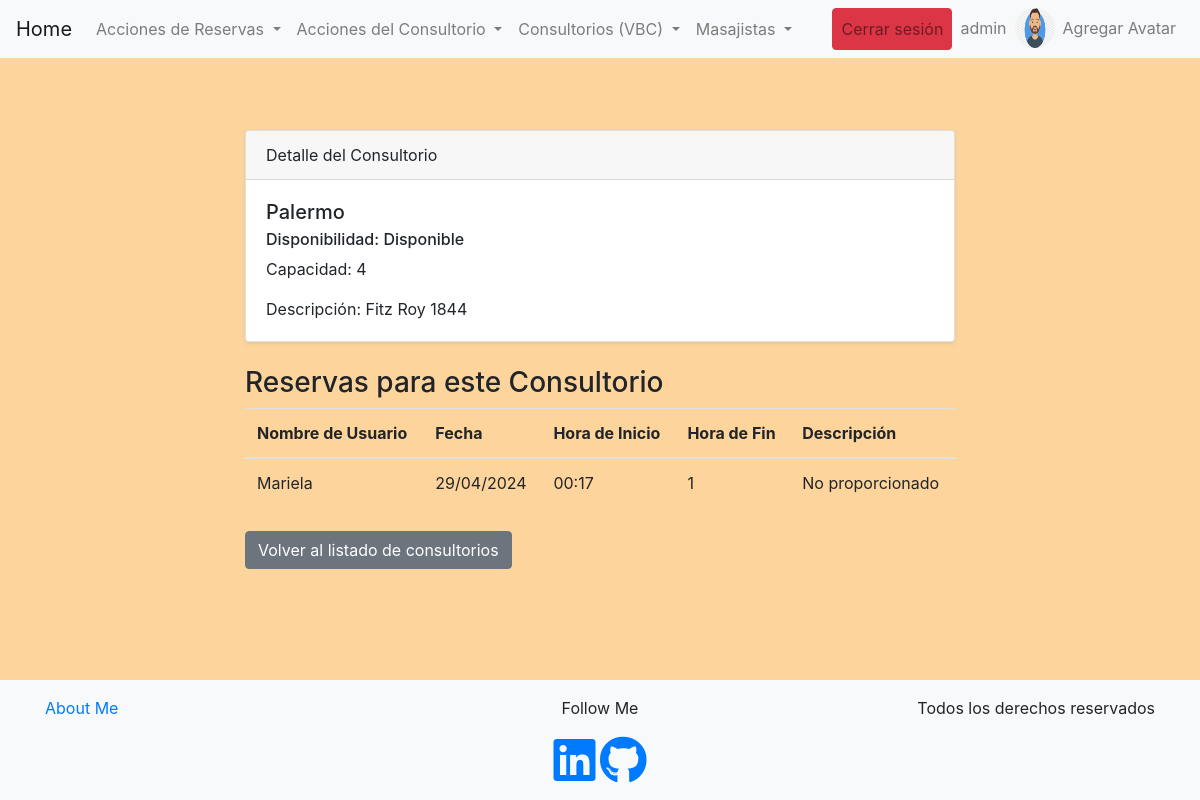
Screenshot of /bookings/detail-consulting-room/9 (signed in) with the database file from the repository.
### bookings/models.py (models this page shows, shortened)
class Avatar(models.Model):
    user = models.OneToOneField(User, on_delete=models.CASCADE, related_name='avatar')
    image = models.ImageField(upload_to='avatars/')

class Consultorio(models.Model):
    nombre = models.CharField(max_length=100)
    disponible = models.BooleanField(default=True)
    capacidad = models.IntegerField()
    descripcion = models.TextField(blank=True, null=True, max_length=50)

class Reserva(models.Model):
    nombre_de_usuario = models.CharField(max_length=50)
    consultorio = models.ForeignKey(Consultorio, on_delete=models.CASCADE, related_name='reservas')
    fecha = models.DateField(default=timezone.now)
    hora = models.TimeField(default=timezone.now)
    duracion = models.IntegerField(default=1)
    descripcion = models.TextField(blank=True, null=True, max_length=50)

### bookings/views.py (the view)
# urls.py: path("detail-consulting-room/<consulting_room_id>", detail_consulting_room_view, name="consultorio-detail" ),
def detail_consulting_room_view(request, consulting_room_id):
    consultorio = Consultorio.objects.get(id=consulting_room_id)
    contexto_dict = {"consultorio" : consultorio}
    return render(request, "bookings/detail-consulting-room.html", contexto_dict)

### bookings/templates/bookings/detail-consulting-room.html (shortened to what this page needs)
{% extends 'bookings/base.html' %}
{% block content %}
<section class="py-5">
    <div class="container">
        <div class="row">
            <div class="col-lg-8 mx-auto">
                <div class="card shadow-sm">
                    <div class="card-header">
                        Detalle del Consultorio
                    </div>
                    <div class="card-body">
                        <h5 class="card-title">{{ consultorio.nombre }}</h5>
                        {% if consultorio.disponible %}
                        <h6 class="card-subtitle mb-2">Disponibilidad: Disponible</h6>
                        {% else %}
                        <h6 class="card-subtitle mb-2">Disponibilidad: No Disponible</h6>
                        {% endif %}
                        <p class="card-text">Capacidad: {{ consultorio.capacidad }}</p>
                        <p class="card-text">Descripción: {{ consultorio.descripcion | default:"No proporcionado" }}</p>
                    </div>
                </div>
                <div class="mt-4">
                    <h3>Reservas para este Consultorio</h3>
                    <table class="table">
                        <thead>
                            <tr>
                                <th scope="col">Nombre de Usuario</th>
                                <th scope="col">Fecha</th>
                                <th scope="col">Hora de Inicio</th>
                                <th scope="col">Hora de Fin</th>
                                <th scope="col">Descripción</th>
                            </tr>
                        </thead>
                        <tbody>
                            {% for reserva in consultorio.reservas.all %}
                            <tr>
                                <td>{{ reserva.nombre_de_usuario }}</td>
                                <td>{{ reserva.fecha | date:"d/m/Y" }}</td>
                                <td>{{ reserva.hora | date:"H:i" }}</td>
                                <td>{{ reserva.duracion }}</td>
                                <td>{{ reserva.descripcion | default:"No proporcionado" }}</td>
                            </tr>
                            {% empty %}
                            <tr>
                                <td colspan="5">No hay reservas para este Consultorio.</td>
                            </tr>
                            {% endfor %}
                        </tbody>
                    </table>
                </div>
                <div class="mt-4">
                    <a href="{% url 'consultorio-list' %}" class="btn btn-secondary">Volver al listado de consultorios</a>
                </div>
            </div>
        </div>
    </div>
</section>
{% endblock %}

### bookings/templates/bookings/base.html (shortened to what this page needs)
{% load static %}
<!DOCTYPE html>
<html lang="en">
<head>
    <link rel="stylesheet" href="https://stackpath.bootstrapcdn.com/bootstrap/4.5.2/css/bootstrap.min.css">
    <link rel="stylesheet" href="https://cdnjs.cloudflare.com/ajax/libs/font-awesome/5.15.4/css/all.min.css">
    <link rel="stylesheet" type="text/css" href="{% static 'css/styles.css' %}">
</head>
<body class="d-flex flex-column min-vh-100">
    <nav class="navbar navbar-expand-lg navbar-light bg-light">
        {% if user.is_authenticated %}
        <a class="navbar-brand" href="{% url 'home' %}">Home</a>
        {% endif %}
        <div class="collapse navbar-collapse" id="navbarNav">
            <ul class="navbar-nav mr-auto">
                {% if user.is_authenticated %}
                <li class="nav-item dropdown">
                    <a class="nav-link dropdown-toggle" href="#" id="reservasDropdown" role="button" data-toggle="dropdown"
                        aria-haspopup="true" aria-expanded="false">
                        Acciones de Reservas
                    </a>
                </li>
                <li class="nav-item dropdown">
                    <a class="nav-link dropdown-toggle" href="#" id="consultorioDropdown" role="button" data-toggle="dropdown"
                        aria-haspopup="true" aria-expanded="false">
                        Acciones del Consultorio
                    </a>
                </li>
                <li class="nav-item dropdown">
                    <a class="nav-link dropdown-toggle" href="#" id="navbarDropdownMenuLinkSala" role="button" data-toggle="dropdown"
                        aria-haspopup="true" aria-expanded="false">
                        Consultorios (VBC)
                    </a>
                </li>
                <li class="nav-item dropdown">
                    <a class="nav-link dropdown-toggle" href="#" id="navbarDropdownMenuLinkMasajista" role="button"
                        data-toggle="dropdown" aria-haspopup="true" aria-expanded="false">
                        Masajistas
                    </a>
                </li>
                {% endif %}
            </ul>
            <ul class="navbar-nav ml-auto">
                {% if user.is_authenticated %}
                <li class="nav-item">
                    <a class="nav-link btn btn-danger" href="{% url 'logout' %}">Cerrar sesión</a>
                </li>
                <li class="nav-item">
                    <a class="nav-link" href="{% url 'edit-profile'%}">{{user.username}}</a>
                </li>
                <li class="nav-item">
                    {% if user.avatar.image %}
                    <img src="{{ user.avatar.image.url }}" alt="Avatar" style="height: 40px; width: 40px; border-radius: 50%;">
                    {% endif %}
                    <li class="nav-item">
                        <a href="{% url 'avatar-edit' %}" class="nav-link">Agregar Avatar</a>
                    </li>
                </li>
                {% endif %}
            </ul>
        </div>
    </nav>
    <div class="container mt-4">
        {% block content %}{% endblock content %}
    </div>
    <footer class="mt-auto py-3 bg-light">
        <div class="container text-center">
            <div class="row">
                <div class="col-md-4 text-md-left">
                    <a href="{% url 'about-me' %}">About Me</a>
                </div>
                <div class="col-md-4">
                    <p>Follow Me</p>
                    <a href="https://www.linkedin.com/in/pablo-cala-152a46202/" target="_blank" class="footer-icons"><i class="fab fa-linkedin fa-3x"></i></a>
                    <a href="https://github.com/Pablocala98" target="_blank" class="footer-icons"><i class="fab fa-github fa-3x"></i></a>
                </div>
                <div class="col-md-4 text-md-right">
                    <p>Todos los derechos reservados</p>
                </div>
            </div>
        </div>
    </footer>
</body>
</html>

### bookings/static/css/styles.css (style rules this page uses)
body { background-color: rgb(253, 212, 155); }

### rows the page displays
Consultorio: nombre "Palermo", capacidad "4", descripcion "Fitz Roy 1844"
Reserva: nombre_de_usuario "Mariela", fecha "29/04/2024", hora "00:17", duracion "1", descripcion "No proporcionado"

### other values shown
{{ user.username }} "admin"
